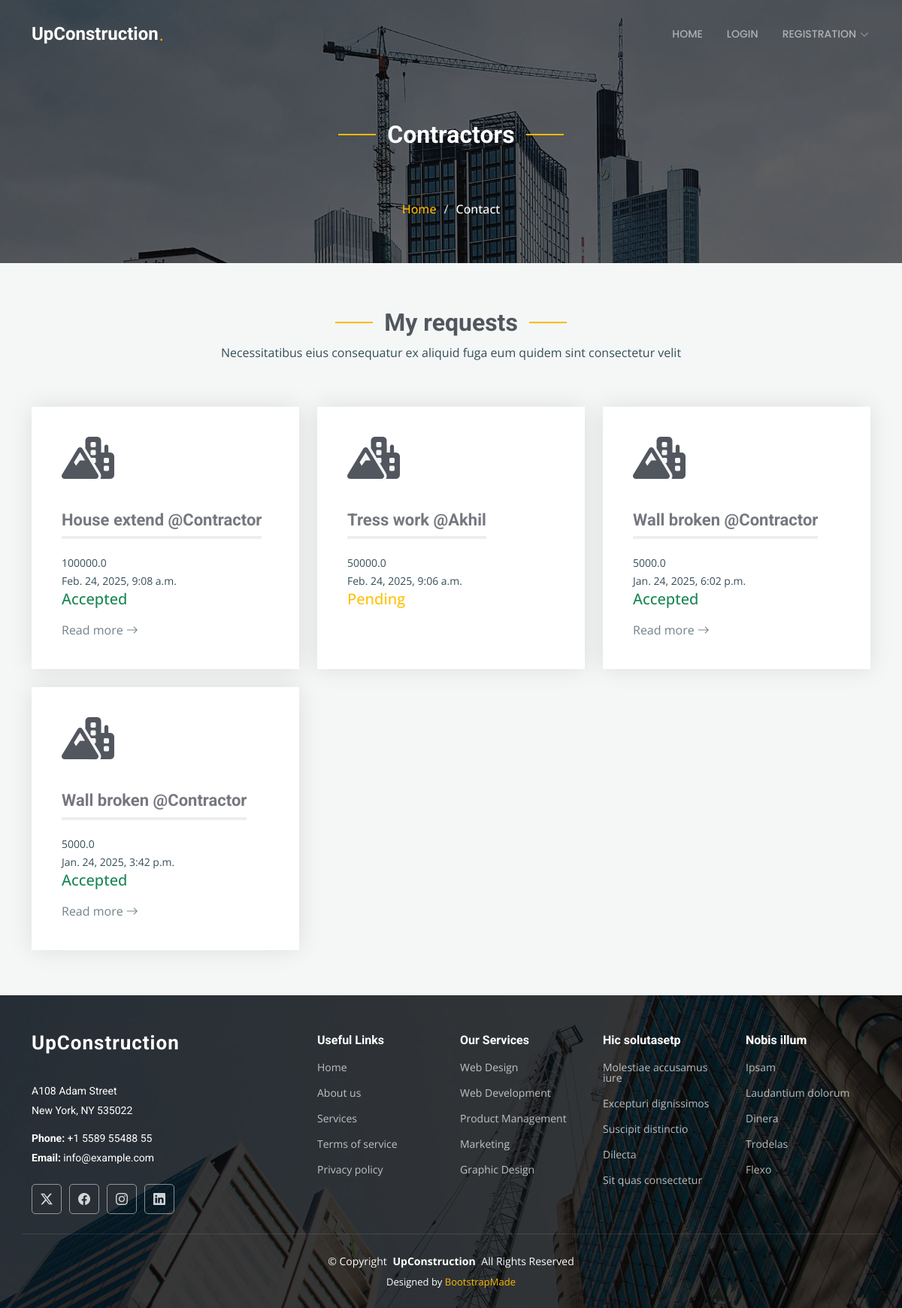
/public_vw_my_requests (signed in), run on the app's committed database.
### buidingFaciliSysApp/models.py (models this page shows, shortened)
class Customer_request(models.Model):
    user = models.ForeignKey(Customer, on_delete=models.CASCADE)
    contractor = models.ForeignKey(Contractor, on_delete=models.CASCADE)
    request = models.TextField()
    request_date = models.DateTimeField(auto_now=True)
    request_status = models.BooleanField(default=False)
    amount = models.FloatField(null=True)
    payment_status = models.BooleanField(default=False)

class Contractor(models.Model):
    user = models.OneToOneField(CustomUser, on_delete=models.CASCADE, primary_key=True)
    name = models.CharField(max_length=100)
    email = models.EmailField(max_length=100)
    phone = models.CharField(max_length=15)
    address = models.TextField()
    city = models.CharField(max_length=50)
    state = models.CharField(max_length=50)
    zip = models.CharField(max_length=10)
    proof = models.FileField(upload_to='proofs/', null=True)
    update_cou = models.IntegerField(default=0)
    last_update = models.DateTimeField(auto_now=True)
    password = models.CharField(max_length=100)

### buidingFaciliSysApp/views.py (the view)
# urls.py: path('public_vw_my_requests', views.public_vw_my_requests, name='public_vw_my_requests'),
def public_vw_my_requests(request):
    user_id = request.session.get('_auth_user_id')
    user = CustomUser.objects.get(id=user_id)
    customer = Customer.objects.get(user=user_id)
    requests = Customer_request.objects.filter(user=customer).order_by('-request_date')
    return render(request, 'public_vw_my_requests.html', {'requests':requests})

### templates/public_vw_my_requests.html
{% include 'header.html' %}
    <div class="page-title dark-background" style="background-image: url(../static/assets/img/page-title-bg.jpg);">
        <div class="container position-relative">
            <div class="section-title">
                <h2>Contractors</h2>
            </div>
          <nav class="breadcrumbs">
            <ol>
              <li><a href="\admin_home">Home</a></li>
              <li class="current">Contact</li>
            </ol>
          </nav>
        </div>
      </div>
    <section id="services" class="services section light-background">
        <div class="container section-title" data-aos="fade-up">
          <h2>My requests</h2>
          <p>Necessitatibus eius consequatur ex aliquid fuga eum quidem sint consectetur velit</p>
        </div>
        <div class="container">
          <div class="row gy-4">
            {% for request in requests %}
            <div class="col-lg-4 col-md-6" data-aos="fade-up" data-aos-delay="100">
              <div class="service-item  position-relative">
                <div class="icon">
                  <i class="fa-solid fa-mountain-city"></i>
                </div>
                <h3>{{request.request}} @{{request.contractor.name}}</h3>
                <p>{{request.amount}} <br>
                    {{request.request_date}} <br>
                    {% if request.request_status == 0 %}
                    <span class="text-warning h5">Pending</span>
                </p>
                    {% elif request.request_status == 1 %}
                    <span class="text-success h5">Accepted</span>
                </p>
                <a href="public_vw_req_more?id={{request.id}}" class="readmore ">Read more <i class="bi bi-arrow-right"></i></a>
                    {% endif %}
              </div>
            </div>
            {% endfor %}
          </div>
        </div>
      </section>
{% include 'foot.html' %}

### static/assets/css/main.css (style rules this page uses)
:root { --default-font: "Open Sans", system-ui, -apple-system, "Segoe UI", Roboto, "Helvetica Neue", Arial, "Noto Sans", "Liberation Sans", sans-serif, "Apple Color Emoji", "Segoe UI Emoji", "Segoe UI Symbol", "Noto Color Emoji"; --heading-font: "Roboto", sans-serif; --nav-font: "Poppins", sans-serif; }
:root { --background-color: #ffffff; --default-color: #364d59; --heading-color: #52565e; --accent-color: #feb900; --surface-color: #ffffff; --contrast-color: #ffffff; }
:root { --nav-color: rgba(255, 255, 255, 0.55); --nav-hover-color: #ffffff; --nav-mobile-background-color: #ffffff; --nav-dropdown-background-color: #ffffff; --nav-dropdown-color: #212529; --nav-dropdown-hover-color: #feb900; }
.light-background { --background-color: #f4f7f6; --surface-color: #ffffff; }
.dark-background { --background-color: #060606; --default-color: #ffffff; --heading-color: #ffffff; --surface-color: #252525; --contrast-color: #ffffff; }
:root { scroll-behavior: smooth; }
body { color: var(--default-color); background-color: var(--background-color); font-family: var(--default-font); }
a { color: var(--accent-color); text-decoration: none; transition: 0.3s; }
h1, h2, h3, h4, h5, h6 { color: var(--heading-color); font-family: var(--heading-font); }
.page-title { color: var(--default-color); background-color: var(--background-color); background-size: cover; background-position: center; background-repeat: no-repeat; padding: 160px 0 60px 0; text-align: center; position: relative; }
.page-title:before { content: ""; background-color: color-mix(in srgb, var(--background-color), transparent 40%); position: absolute; inset: 0; }
.page-title .breadcrumbs ol { display: flex; flex-wrap: wrap; list-style: none; justify-content: center; padding: 0; margin: 0; font-size: 16px; font-weight: 500; }
.page-title .breadcrumbs ol li+li { padding-left: 10px; }
.page-title .breadcrumbs ol li+li::before { content: "/"; display: inline-block; padding-right: 10px; color: color-mix(in srgb, var(--default-color), transparent 20%); }
section, .section { color: var(--default-color); background-color: var(--background-color); padding: 60px 0; scroll-margin-top: 92px; overflow: clip; }
.section-title { text-align: center; padding-bottom: 60px; position: relative; }
.section-title h2 { font-size: 32px; font-weight: 700; position: relative; }
.section-title h2:before, .section-title h2:after { content: ""; width: 50px; height: 2px; background: var(--accent-color); display: inline-block; }
.section-title h2:before { margin: 0 15px 10px 0; }
.section-title h2:after { margin: 0 0 10px 15px; }
.section-title p { margin-bottom: 0; }
.services .service-item { background-color: var(--surface-color); padding: 40px; box-shadow: 0px 0 30px rgba(0, 0, 0, 0.1); height: 100%; }
.services .service-item .icon { width: 48px; height: 48px; position: relative; margin-bottom: 50px; }
.services .service-item .icon i { color: var(--heading-color); font-size: 56px; transition: ease-in-out 0.3s; z-index: 2; position: relative; }
.services .service-item .icon:before { position: absolute; content: ""; height: 100%; width: 100%; background: color-mix(in srgb, var(--heading-color), transparent 95%); border-radius: 50px; z-index: 1; top: 10px; right: -20px; transition: 0.3s; }
.services .service-item h3 { color: color-mix(in srgb, var(--heading-color), transparent 20%); font-weight: 700; margin: 0 0 20px 0; padding-bottom: 8px; font-size: 22px; position: relative; display: inline-block; border-bottom: 4px solid color-mix(in srgb, var(--heading-color), transparent 90%); transition: 0.3s; }
.services .service-item p { line-height: 24px; font-size: 14px; margin-bottom: 0; }
.services .service-item .readmore { margin-top: 15px; display: inline-block; color: color-mix(in srgb, var(--default-color), transparent 30%); }

### data on the page
Customer_request: request "House extend", contractor.name "Contractor", amount "100000.0", request_date "Feb. 24, 2025, 9:08 a.m."
Customer_request: request "Tress work", contractor.name "Akhil", amount "50000.0", request_date "Feb. 24, 2025, 9:06 a.m.", request_status "Pending"
Customer_request: request "Wall broken", contractor.name "Contractor", amount "5000.0", request_date "Jan. 24, 2025, 6:02 p.m."
Customer_request: request "Wall broken", contractor.name "Contractor", amount "5000.0", request_date "Jan. 24, 2025, 3:42 p.m."
